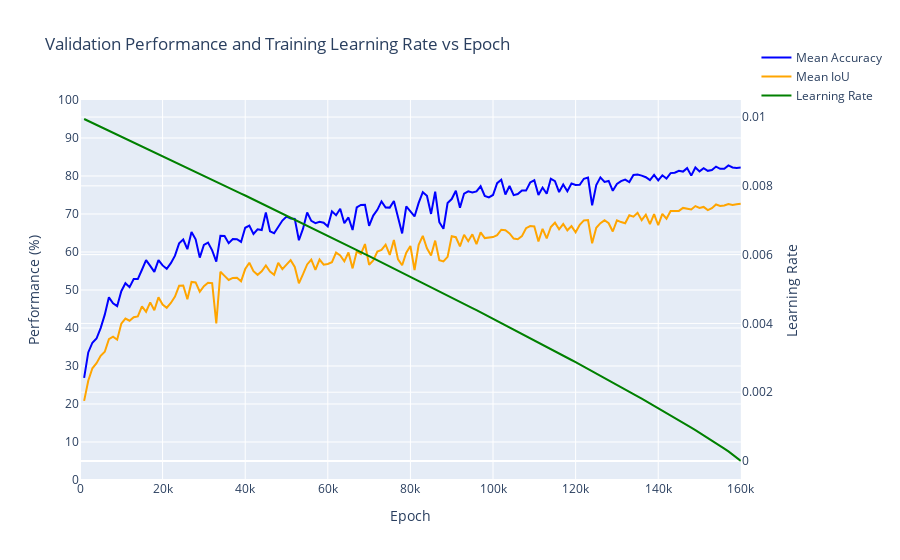

The code cell stored with this chart in its notebook:
### Code cell
# Ablation 01 - SEBNet BaselineHead SGD, Pretrained, Batch Size 6, OHEM Cross Entropy - 72.72 Best mIoU
log_file_path = '/home/robert.breslin/alessandro/paper_2/mmsegmentation/work_dirs/sebnet_baseline-head_1xb6_cityscapes_ohem/20250822_162921/20250822_162921.log'
epochs, mIoU, mAcc, lrs = parse_log_file(log_file_path)
plot_accuracies_and_lr_interactive(epochs, mAcc, mIoU, lrs, [0,160000])

### Figure 1 — Plotly figure (JSON) as saved in the notebook; plotly's stock layout.template omitted (floating-point values rounded to 4 significant figures; data arrays with more than 128 entries replaced by an {"elided": "..."} marker saying what was removed)
{"data": [{"line": {"color": "blue"}, "name": "Mean Accuracy", "type": "scatter", "x": {"elided": "160 int values"}, "xaxis": "x", "y": {"elided": "160 float values"}, "yaxis": "y"}, {"line": {"color": "orange"}, "name": "Mean IoU", "type": "scatter", "x": {"elided": "160 int values"}, "xaxis": "x", "y": {"elided": "160 float values"}, "yaxis": "y"}, {"line": {"color": "green"}, "name": "Learning Rate", "type": "scatter", "x": {"elided": "160 int values"}, "xaxis": "x", "y": {"elided": "160 float values"}, "yaxis": "y2"}], "layout": {"hovermode": "x unified", "legend": {"x": 1.15, "xanchor": "right", "y": 1.15, "yanchor": "top"}, "title": {"text": "Validation Performance and Training Learning Rate vs Epoch"}, "xaxis": {"anchor": "y", "domain": [0, 0.94], "range": [0, 160000], "title": {"text": "Epoch"}}, "yaxis": {"anchor": "x", "domain": [0, 1], "dtick": 10, "range": [0, 100], "title": {"text": "Performance (%)"}}, "yaxis2": {"anchor": "x", "overlaying": "y", "side": "right", "title": {"text": "Learning Rate"}}}}
